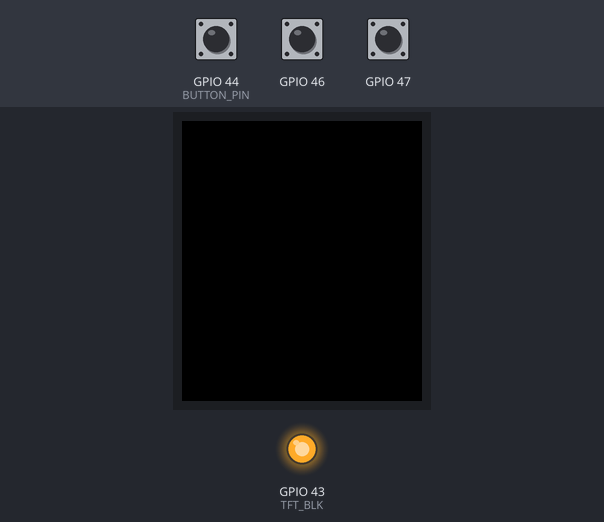
The sketch below on a simulated ESP32-S3. Shown: 280×240 colour display, output pins drawn as LEDs (lit = HIGH). Inputs (shaded band) come from the test bench; at power-on: GPIO 44 (BUTTON_PIN) HIGH, GPIO 46 HIGH, GPIO 47 HIGH. Storage starts empty; EEPROM starts erased; the camera gives no picture; what the sketch prints to the serial monitor is not drawn.

Above: at 3.7 s.
3.8 s: GPIO 44 (BUTTON_PIN) pulled LOW for 0.15 s
At 5.0 s:
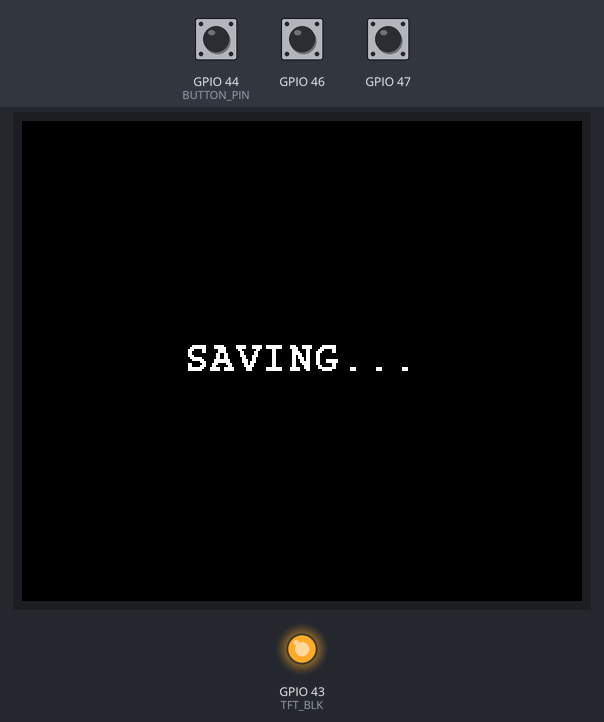
Timing chart, 0 to 6.8 s (numbered marks = the images above; inputs shaded):
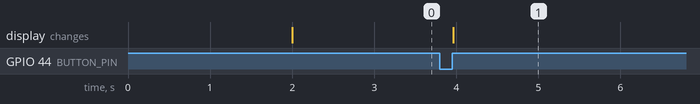

The sketch:

PocketCamera.ino
```cpp
/*
  ======================================================================
  POCKET CAMERA
  ======================================================================
  Hardware:
    - nulllab ESP32-S3 CAM dev board (ESP32-S3 chip, 8 MB flash,
      8 MB PSRAM, OV3660 camera, microSD slot, battery charger)
    - 1.69" 240 x 280 ST7789 colour display (SPI)
    - 12 x 12 mm tactile button (the shutter)
    - 3-pin mouse-wheel rotary encoder (scrolls through presets)

  What it does:
    - Shows a live camera preview that fills the whole screen.
    - Turning the wheel scrolls through picture "presets" (AUTO, SUNNY,
      CLOUDY ...) and one GRID item. A label with the name pops up for
      1.5 seconds.
    - Pressing the shutter saves a 1600 x 1200 JPEG photo to the SD card
      as /photos/IMG_0001.jpg, IMG_0002.jpg, and so on.
    - On the GRID item, the shutter turns rule-of-thirds guide lines
      on or off instead of taking a photo.
    - The chosen preset and grid setting are remembered after power-off.

  ----------------------------------------------------------------------
  Files in this sketch (each opens as a tab in the Arduino IDE)
    PocketCamera.ino   this file: setup() and loop() only
    config.h           every adjustable setting (rotations, crop, photo
                       quality, label colours and timing, encoder feel)
    display.h / .cpp   the screen: pins, start-up, rotations, messages,
                       drawing each camera frame
    font.h             the FreeMono Bold letter table (data only)
    labels.h / .cpp    on-screen text: letters + outline, positioning
    camera.h / .cpp    the camera: pins, preset list, preview/photo modes
    button.h / .cpp    the shutter button: pin, debouncing
    encoder.h / .cpp   the scroll wheel: pins, background task, clicks
    sdcard.h / .cpp    the SD card: pins, mounting, photo file names
    settings.h / .cpp  the wheel list (presets + GRID), saving to flash
    photo.h / .cpp     taking a photo (uses camera, SD, screen, labels)

  Each ".h" file lists what a part offers; the matching ".cpp" file holds
  the code. Pin numbers are at the top of each part's ".h" file.

  ----------------------------------------------------------------------
  Arduino IDE settings (Tools menu)
    Board:            ESP32S3 Dev Module
    USB CDC On Boot:  Enabled
    USB Mode:         Hardware CDC and JTAG
    Upload Mode:      UART0 / Hardware CDC
    Flash Size:       8MB (64Mb)
    Partition Scheme: 8M with spiffs (3MB APP/1.5MB SPIFFS)
    PSRAM:            OPI PSRAM

  Library (Sketch -> Include Library -> Manage Libraries)
    "GFX Library for Arduino" by Moon On Our Nation
  The camera driver, SD_MMC and Preferences libraries come with the
  ESP32 board package, so nothing else needs installing.

  ----------------------------------------------------------------------
  Wiring
    Display   GND -> GND        VCC -> 3V3
              SCL -> GPIO 14    SDA -> GPIO 1
              RES -> RST pin    DC  -> GPIO 41
              CS  -> GPIO 42    BLK -> GPIO 43
    Shutter   two diagonally opposite legs -> GPIO 44 and GND
    Encoder   common leg -> GND, signal legs -> GPIO 47 and GPIO 46
              (the two wide bent legs are mounting tabs: not wired)
  ======================================================================
*/

// #include copies another file's declarations into this one, so we can use
// what it offers. Quotes "..." mean "look in this sketch's folder first".
// Each line below brings in one part of the camera.
#include "config.h"     // adjustable settings (LABEL_MS, SAVE_DELAY_MS, PRINT_FPS ...)
#include "display.h"    // startDisplay(), showMessage(), showFrame()
#include "labels.h"     // showLabel(), hideLabel(), and the label itself
#include "camera.h"     // startPreview(), the preset list
#include "button.h"     // startButton(), buttonPressed()
#include "encoder.h"    // startEncoder(), readEncoderClicks()
#include "sdcard.h"     // startSD(), sdReady
#include "settings.h"   // loadSettings(), saveSettings(), changeItem(), gridOn ...
#include "photo.h"      // takePhoto()

// ======================================================================
// SETUP: runs once at power-on or reset
// ======================================================================
void setup() {
  Serial.begin(115200);                // start the USB serial connection at 115200 baud (match the Serial Monitor)
  delay(2000);                         // wait 2 s so there's time to open the Serial Monitor

  startButton();                       // shutter pin (button.cpp)

  // Start the screen (display.cpp). It returns false only if the memory for
  // one screen of pixels couldn't be reserved (e.g. PSRAM not enabled in Tools).
  if (!startDisplay()) {
    showMessage("MEMORY ERROR", 0);    //   say so
    while (true) delay(1000);          //   and stop here forever
  }                                    // end of the display check

  loadSettings();                      // read the saved preset and grid BEFORE starting the camera, so it starts with them
  if (!startPreview()) {               // start the live preview; if it fails:
    showMessage("CAMERA ERROR", 0);    //   say so (the Serial Monitor shows the error code)
    while (true) delay(1000);          //   and stop here forever
  }                                    // end of the camera check

  startSD();                           // mount the SD card; sets sdReady (sdcard.cpp)
  startEncoder();                      // encoder pins + background task on core 0 (encoder.cpp)

  // Starting label: the current preset in yellow, or a red warning if there's no card.
  if (sdReady) showLabel(presets[currentPreset].name, 0xFFE0);
  else         showLabel("NO SD CARD", 0xF800);  // 0xF800 = red
}                                      // end of setup

// ======================================================================
// LOOP: runs over and over, forever, after setup()
// ======================================================================
void loop() {
  // Encoder: move through the list if the wheel turned
  int clicks = readEncoderClicks();    // whole clicks since last time (0 if none)
  if (clicks != 0) changeItem(clicks); // "!=" means "not equal": only act if it moved

  // Save settings once nothing has changed for SAVE_DELAY_MS.
  // millis() - settingsChangedAt = milliseconds since the last change.
  if (settingsUnsaved && millis() - settingsChangedAt >= SAVE_DELAY_MS) {
    saveSettings();                    // write to flash
    settingsUnsaved = false;           // nothing pending any more
  }                                    // end of saving

  // Shutter: on the GRID item it toggles the grid; anywhere else it takes a photo.
  if (buttonPressed()) {
    if (currentItem == GRID_ITEM) {    // on GRID:
      gridOn = !gridOn;                //   flip it ("!" turns true into false and false into true)
      showGridLabel();                 //   show the new state
      markChanged();                   //   and remember to save it
    } else {                           // on a preset:
      takePhoto();                     //   take a photo
    }                                  // end of the if/else
  }                                    // end of the shutter

  // Hide the label once LABEL_MS has passed since it appeared.
  if (label.active && millis() - label.shownAt >= LABEL_MS) {
    hideLabel();                       // switch it off
  }                                    // end of label timing
  // Same for the preset menu (all three lines appear together, so checking mainLabel is enough).
  if (mainLabel.active && millis() - mainLabel.shownAt >= LABEL_MS) {
    hidePresetMenu();                  // switch all three off
  }                                    // end of menu timing

  // Live preview: get the newest frame, draw it, give the buffer back.
  camera_fb_t *fb = esp_camera_fb_get();   // NULL if no frame was ready in time
  if (fb) {                            // got one:
    showFrame(fb);                     //   draw it (with grid and label)
    esp_camera_fb_return(fb);          //   return the buffer so the camera can fill it again
  }                                    // end of the preview

  // Frames per second, printed once a second (if PRINT_FPS is true).
  if (PRINT_FPS) {
    static int frames = 0;             // frames counted this second ("static": kept between loops)
    static unsigned long lastReport = 0;  // when we last printed
    frames++;                          // one more frame ("++" adds 1)
    if (millis() - lastReport >= 1000) {  // a second has passed:
      Serial.printf("%d fps\n", frames);  //   print it, e.g. "18 fps"
      frames = 0;                      //   start counting again
      lastReport = millis();           //   from now
    }                                  // end of the one-second check
  }                                    // end of PRINT_FPS
}                                      // end of loop
```

button.cpp
```cpp
/*
  ======================================================================
  button.cpp  -  THE SHUTTER BUTTON (the code)
  ======================================================================
  Reads the button with "debouncing". Button contacts "bounce" (flicker
  on/off for a few milliseconds) when pressed; debouncing waits until
  the reading is steady, so one press counts as exactly one press.
  ======================================================================
*/

#include "button.h"     // our own header: BUTTON_PIN and the promises this file must keep

// ----------------------------------------------------------------------
// Types and variables used only in this file (so they aren't in button.h)
// ----------------------------------------------------------------------
// A debounced input.
struct Debounced {
  uint8_t pin;          // which GPIO
  bool stable;          // the last accepted (steady) reading
  bool candidate;       // a new reading we are timing
  unsigned long since;  // when that candidate first appeared
};                      // end of the struct

// The shutter's debounce state: pin 44, starting "not pressed" (HIGH, because
// the internal pull-up holds the pin HIGH until the button connects it to GND).
Debounced buttonIn = {BUTTON_PIN, HIGH, HIGH, 0};

// Returns true ONCE each time the input settles into a new state (pressed or
// released). "Debounced &d" passes the real struct, so changes made here stick.
// Example: a press that bounces HIGH-LOW-HIGH-LOW over 5 ms counts once,
// 30 ms after the last bounce.
bool settledChange(Debounced &d, unsigned long settleMs) {
  bool now = digitalRead(d.pin);        // read the pin: HIGH (1) or LOW (0)
  if (now != d.candidate) {             // the reading changed:
    d.candidate = now;                  //   remember the new reading...
    d.since = millis();                 //   ...and restart the timer
  }                                     // end of change check
  // If the candidate differs from the accepted state and has held for settleMs, accept it.
  if (d.candidate != d.stable && millis() - d.since >= settleMs) {
    d.stable = d.candidate;             // accept the new state
    return true;                        // report the change (once)
  }                                     // end of settle check
  return false;                         // no new settled change
}                                       // end of settledChange

// ----------------------------------------------------------------------
// Functions promised in button.h
// ----------------------------------------------------------------------
void startButton() {
  // INPUT_PULLUP turns on a resistor inside the chip that holds the pin HIGH,
  // so the button only needs to connect the pin to GND. No extra parts.
  pinMode(BUTTON_PIN, INPUT_PULLUP);   // shutter
}                                       // end of startButton

// "&&" only checks the second part if the first is true, and the first part
// has to run every time to keep the timer updated.
bool buttonPressed() {
  return settledChange(buttonIn, 30) && buttonIn.stable == LOW;  // a settled change that is a press (LOW)
}                                       // end of buttonPressed
```

button.h
```cpp
/*
  ======================================================================
  button.h  -  THE SHUTTER BUTTON (what other files can use)
  ======================================================================
  The 12 x 12 mm tactile button. Two diagonally opposite legs are wired:
  one to GPIO 44, the other to GND. Pressing it connects the pin to GND,
  so the pin reads LOW while pressed.
  ======================================================================
*/

#pragma once            // read this file only once per .cpp file (see config.h)

#include <Arduino.h>    // basic Arduino types and functions

// ----------------------------------------------------------------------
// Pins
// ----------------------------------------------------------------------
#define BUTTON_PIN  44   // shutter button (other leg to GND, so pressed = LOW)

// ----------------------------------------------------------------------
// Functions (the code is in button.cpp)
// ----------------------------------------------------------------------
// Sets up the button pin. Call once in setup().
void startButton();

// True once per press (already debounced). Call it every loop.
// Example: if (buttonPressed()) takePhoto();
bool buttonPressed();
```

display.h
```cpp
/*
  ======================================================================
  display.h  -  THE 1.69" ST7789 SCREEN (what other files can use)
  ======================================================================
  A ".h" (header) file is a list of what a part OFFERS: its pins, the
  variables other files may read, and the names of its functions. The
  actual code is in the matching ".cpp" file (display.cpp).

  Any file that wants to use the screen writes  #include "display.h"
  and can then call, for example,  showFrame(fb);

  About "extern":
    "extern int CAM_W;" means "a variable called CAM_W exists, but it is
    created in another file". It lets several files share ONE variable.
    The real one (with its starting value) is in display.cpp. Without
    extern, every file including this header would create its own copy,
    and the linker would stop with "multiple definition of CAM_W".
  ======================================================================
*/

#pragma once                      // read this file only once per .cpp file (see config.h)

#include <Arduino.h>              // basic Arduino types and functions (uint16_t, Serial, ...)
#include <Arduino_GFX_Library.h>  // display library: drawing pixels, rotation, the ST7789 driver
#include "esp_camera.h"           // camera driver: needed here for the camera_fb_t type used by showFrame()

// ----------------------------------------------------------------------
// Pins
// ----------------------------------------------------------------------
// #define NAME value is a find-and-replace done before compiling: everywhere the
// code says TFT_SCK, the compiler sees 14. Changing a wire means changing one
// line here instead of hunting through the code.
// The numbers are the chip's GPIO numbers, as printed on the board's pinout ("GPIO14" etc.).
#define TFT_SCK     14   // display clock line, labelled SCL on the display (it's SPI, not I2C)
#define TFT_MOSI     1   // display data line, labelled SDA on the display ("Master Out, Slave In")
#define TFT_DC      41   // display Data/Command pin: LOW = the next byte is a command, HIGH = pixel data
#define TFT_CS      42   // display Chip Select: LOW = "display, listen to me"
#define TFT_BLK     43   // display backlight: HIGH = light on, LOW = off
// The display's RES pin goes to the board's RST pin, so it resets with the board (no GPIO needed).

// ----------------------------------------------------------------------
// Shared variables (created in display.cpp)
// ----------------------------------------------------------------------
// The display object. Other files use it to draw, e.g. gfx->fillScreen(0x0000).
// "Arduino_GFX *" is a pointer: it holds the address of the display object.
extern Arduino_GFX *gfx;

// Screen size in each rotation (filled in by startDisplay()).
extern int CAM_W, CAM_H;   // camera rotation: 240 wide, 280 tall
extern int TXT_W, TXT_H;   // text rotation: 280 wide, 240 tall

// Positions of the rule-of-thirds lines, in camera coordinates (set in startDisplay()).
// Example: CAM_W = 240 -> vertical lines at x = 80 and x = 160.
extern int GRID_X1, GRID_X2, GRID_Y1, GRID_Y2;

// ----------------------------------------------------------------------
// Functions (the code is in display.cpp)
// ----------------------------------------------------------------------
// These lines are "declarations" (also called prototypes): just the name,
// what goes in and what comes out, ending in a semicolon instead of { code }.
// They tell the compiler the function exists, so other files can call it.

// Turns on the backlight, starts the display, measures both rotations,
// works out the grid positions and reserves the screen buffer.
// Returns false if the screen buffer couldn't be reserved (out of memory).
bool startDisplay();

// Rotation changes only affect what is drawn NEXT; pixels already on the
// screen stay where they are. So we can draw the picture in one rotation and
// text in another.
void textRotation();     // switch to the text rotation (TEXT_ROT)
void cameraRotation();   // switch back to the camera rotation (CAM_ROT)

// Full-screen white message on black, e.g. showMessage("SAVING...", 0).
// holdMs = how long to wait afterwards, in milliseconds (0 = return straight away).
void showMessage(const char *msg, int holdMs);

// Draws one camera frame to the screen, with the grid and the label added.
// camera_fb_t is the camera driver's struct for one frame.
void showFrame(camera_fb_t *fb);
```

Source omitted: camera.cpp (6956 bytes), camera.h (5146 bytes), display.cpp (11554 bytes), encoder.cpp (4574 bytes), encoder.h (1422 bytes), font.h (20961 bytes), labels.cpp (12873 bytes), labels.h (4954 bytes), photo.cpp (4557 bytes), photo.h (752 bytes), sdcard.cpp (3021 bytes), sdcard.h (2163 bytes) and 3 more

Measured:
- after the input at 3.8 s, the display: changes after 0.16 s (image 1)
